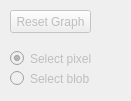
   <widget class="QWidget" name="widget_2" native="true">
    <property name="geometry">
     <rect>
      <x>1350</x>
      <y>530</y>
      <width>131</width>
      <height>101</height>
     </rect>
    </property>
    <widget class="QPushButton" name="pb_resetGraph">
     <property name="enabled">
      <bool>false</bool>
     </property>
     <property name="geometry">
      <rect>
       <x>10</x>
       <y>10</y>
       <width>81</width>
       <height>23</height>
      </rect>
     </property>
     <property name="text">
      <string>Reset Graph</string>
     </property>
    </widget>
    <widget class="QRadioButton" name="rb_graph_SelectPixel">
     <property name="enabled">
      <bool>false</bool>
     </property>
     <property name="geometry">
      <rect>
       <x>10</x>
       <y>50</y>
       <width>82</width>
       <height>17</height>
      </rect>
     </property>
     <property name="text">
      <string>Select pixel</string>
     </property>
     <property name="checked">
      <bool>true</bool>
     </property>
    </widget>
    <widget class="QRadioButton" name="rb_graph_SelectBlob">
     <property name="enabled">
      <bool>false</bool>
     </property>
     <property name="geometry">
      <rect>
       <x>10</x>
       <y>70</y>
       <width>82</width>
       <height>17</height>
      </rect>
     </property>
     <property name="text">
      <string>Select blob</string>
     </property>
    </widget>
   </widget>
